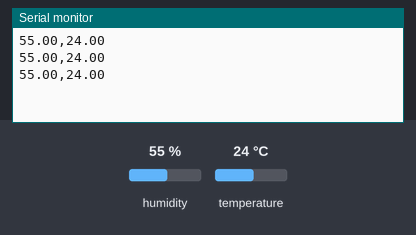
A sketch run on a simulated Arduino Uno, built with avr-gcc and run on an emulated ATmega328P. On the bench: the last lines printed to the serial monitor. Inputs (shaded band) come from the test bench; at power-on: humidity 55 %, temperature 24 °C.

Above: at 2.8 s.
2.9 s: humidity set to 22 %
At 5.5 s:
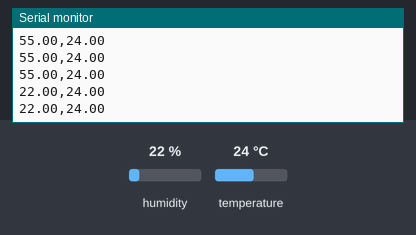
5.6 s: temperature set to 12 °C
At 6.9 s:
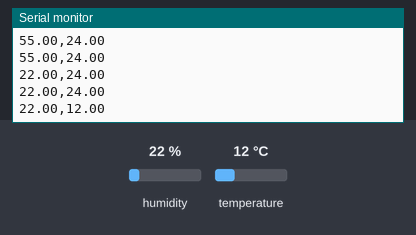
8.3 s: humidity set to 40 %
At 10.0 s:
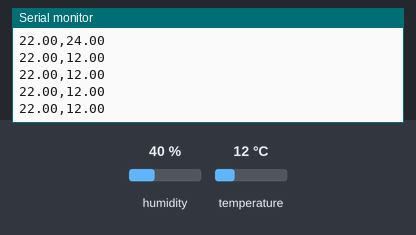
Timing chart, 0 to 11.5 s (numbered marks = the images above; inputs shaded):
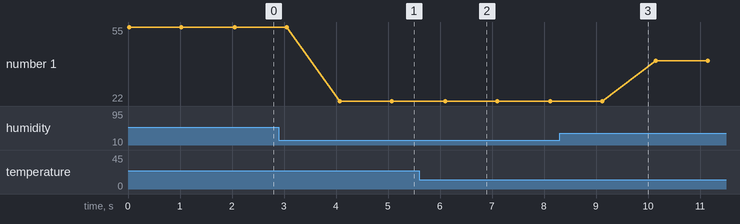

The sketch:

ArduinoToNodeMCU.ino
```cpp
//https://github.com/fauzanmn/Komunikasi-Serial-Arduino-Node-MCU-ESP8266-Output-Bot-Telegram

//*************** INISIALISASI LIBRARY YANG DIGUNAKAN ***************//
#include "DHT.h" // Library DHT
#define DHTPIN 7 // Hubungkan pin Data Sensor DHT ke Pin 7 Arduino
#define DHTTYPE DHT11 // Definisikan Tipe Sensor DHT yang digunakan; ex : DHT11

DHT dht(DHTPIN, DHTTYPE); // Membuat objek variabel

float h, t; // Membuat tipe data variabel; ex : float (bilangan desimal)

void setup() {

  Serial.begin(9600); // Atur baud rate Serial Monitor yang digunakan; ex : baud rate 9600

  dht.begin(); // Menjalankan library DHT
}

void loop() {

  h = dht.readHumidity(); // Sensor Membaca Kelembapan ( % )
  t = dht.readTemperature(); // Sensor Membaca Suhu ( °C )
  Serial.print(h); // Menampilkan nilai Kelembapan di Serial Monitor
  Serial.print(","); // Menampilkan simbol koma (,) sebagai pemisah antara data sensor
  Serial.println(t); // Menampilkan nilai Suhu di Serial Monitor
  delay(1000); // delay setiap 1000 milisekon (1 detik)
}
```

Measured:
- after the input at 2.9 s, the serial monitor: prints a new line after 1.2 s (image 1)
- after the input at 5.6 s, the serial monitor: prints a new line after 0.50 s (image 2)
- plotted number 1: 55 → 22 after the input at 2.9 s, 22 → 40 after the input at 8.3 s
